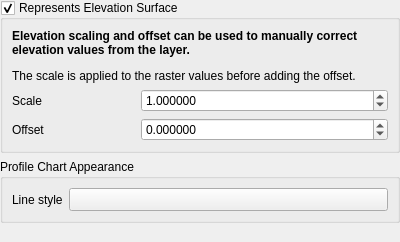
<?xml version="1.0" encoding="UTF-8"?>
<ui version="4.0">
 <class>QgsRasterElevationPropertiesWidgetBase</class>
 <widget class="QWidget" name="QgsRasterElevationPropertiesWidgetBase">
  <property name="geometry">
   <rect>
    <x>0</x>
    <y>0</y>
    <width>400</width>
    <height>242</height>
   </rect>
  </property>
  <property name="windowTitle">
   <string>Raster Elevation Properties</string>
  </property>
  <layout class="QVBoxLayout" name="verticalLayout">
   <property name="leftMargin">
    <number>0</number>
   </property>
   <property name="topMargin">
    <number>0</number>
   </property>
   <property name="rightMargin">
    <number>0</number>
   </property>
   <property name="bottomMargin">
    <number>0</number>
   </property>
   <item>
    <widget class="QGroupBox" name="mElevationGroupBox">
     <property name="focusPolicy">
      <enum>Qt::StrongFocus</enum>
     </property>
     <property name="title">
      <string>Represents Elevation Surface</string>
     </property>
     <property name="checkable">
      <bool>true</bool>
     </property>
     <property name="syncGroup" stdset="0">
      <string notr="true">vectorgeneral</string>
     </property>
     <layout class="QGridLayout" name="gridLayout_2">
      <item row="2" column="1" colspan="2">
       <widget class="QgsDoubleSpinBox" name="mOffsetZSpinBox">
        <property name="decimals">
         <number>6</number>
        </property>
        <property name="minimum">
         <double>-99999999999.000000000000000</double>
        </property>
        <property name="maximum">
         <double>99999999999.000000000000000</double>
        </property>
       </widget>
      </item>
      <item row="2" column="0">
       <widget class="QLabel" name="label">
        <property name="text">
         <string>Offset</string>
        </property>
       </widget>
      </item>
      <item row="1" column="0">
       <widget class="QLabel" name="label_2">
        <property name="text">
         <string>Scale</string>
        </property>
       </widget>
      </item>
      <item row="1" column="1" colspan="2">
       <widget class="QgsDoubleSpinBox" name="mScaleZSpinBox">
        <property name="decimals">
         <number>6</number>
        </property>
        <property name="minimum">
         <double>0.000000000000000</double>
        </property>
        <property name="maximum">
         <double>99999999999.000000000000000</double>
        </property>
        <property name="value">
         <double>1.000000000000000</double>
        </property>
       </widget>
      </item>
      <item row="0" column="0" colspan="3">
       <widget class="QLabel" name="label_3">
        <property name="text">
         <string>&lt;html&gt;&lt;head/&gt;&lt;body&gt;&lt;p&gt;&lt;span style=&quot; font-weight:600;&quot;&gt;Elevation scaling and offset can be used to manually correct elevation values from the layer.&lt;/span&gt;&lt;/p&gt;&lt;p&gt;The scale is applied to the raster values before adding the offset.&lt;/p&gt;&lt;/body&gt;&lt;/html&gt;</string>
        </property>
        <property name="wordWrap">
         <bool>true</bool>
        </property>
       </widget>
      </item>
     </layout>
    </widget>
   </item>
   <item>
    <widget class="QGroupBox" name="groupBox">
     <property name="title">
      <string>Profile Chart Appearance</string>
     </property>
     <layout class="QGridLayout" name="gridLayout">
      <item row="0" column="0">
       <widget class="QLabel" name="label_4">
        <property name="text">
         <string>Line style</string>
        </property>
       </widget>
      </item>
      <item row="0" column="1">
       <widget class="QgsSymbolButton" name="mLineStyleButton">
        <property name="sizePolicy">
         <sizepolicy hsizetype="Expanding" vsizetype="Fixed">
          <horstretch>0</horstretch>
          <verstretch>0</verstretch>
         </sizepolicy>
        </property>
        <property name="text">
         <string/>
        </property>
       </widget>
      </item>
     </layout>
    </widget>
   </item>
   <item>
    <spacer name="verticalSpacer">
     <property name="orientation">
      <enum>Qt::Vertical</enum>
     </property>
     <property name="sizeHint" stdset="0">
      <size>
       <width>20</width>
       <height>40</height>
      </size>
     </property>
    </spacer>
   </item>
  </layout>
 </widget>
 <customwidgets>
  <customwidget>
   <class>QgsDoubleSpinBox</class>
   <extends>QDoubleSpinBox</extends>
   <header>qgsdoublespinbox.h</header>
  </customwidget>
  <customwidget>
   <class>QgsSymbolButton</class>
   <extends>QToolButton</extends>
   <header>qgssymbolbutton.h</header>
  </customwidget>
 </customwidgets>
 <tabstops>
  <tabstop>mElevationGroupBox</tabstop>
  <tabstop>mScaleZSpinBox</tabstop>
  <tabstop>mOffsetZSpinBox</tabstop>
 </tabstops>
 <resources/>
 <connections/>
</ui>
